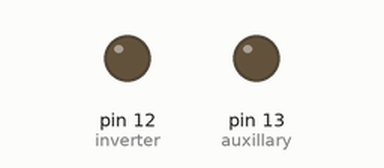
Simulated run of this sketch. Board: Arduino Uno, built with avr-gcc and run on an emulated ATmega328P. On the bench: output pins drawn as LEDs (lit = HIGH).

Above: at 0.5 s.
At 2.0 s:
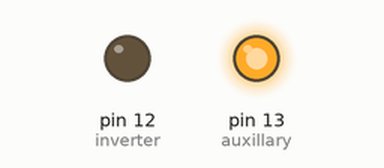
At 3.5 s:
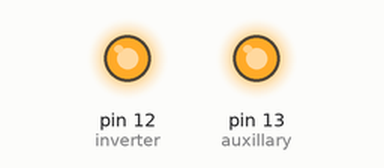
At 4.5 s:
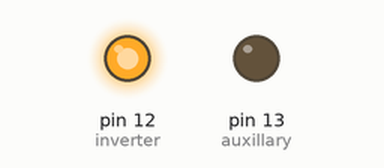
Timing chart, 0 to 5.2 s (numbered marks = the images above):
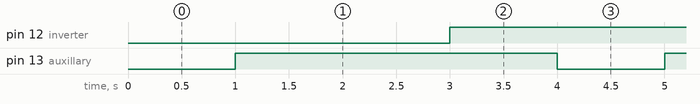

Measured:
- by itself, pin 12 (inverter), pin 13 (auxillary): alternates HIGH for 3.0 s and LOW for 1.0 s
- by itself, everything shown: repeats every 32.0 s, in 32 steps

The sketch:

relay_on_off.ino
```cpp
const int inverter = 12;
const int auxillary = 13;
const int on = 0;
const int off = 1;

void setup() {
  pinMode(auxillary, OUTPUT);
  pinMode(inverter, OUTPUT);
  Serial.print("initialization complete...");

}

void loop() {
  digitalWrite(auxillary, on);
  delay(1000);
  digitalWrite(auxillary, off);
  delay(1000);
  digitalWrite(inverter, on);
  delay(1000);
  digitalWrite(inverter, off);
  delay(1000);
}
```
